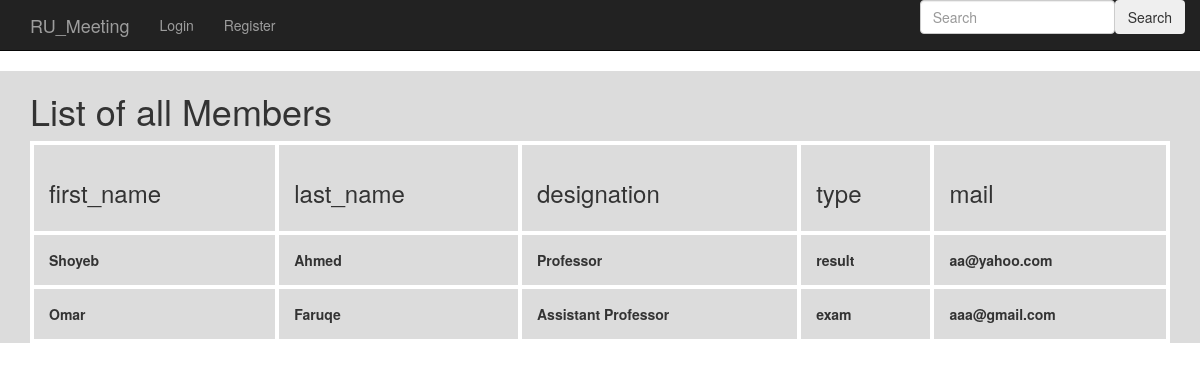
The app's page /meeting_app/member_list/, older data.
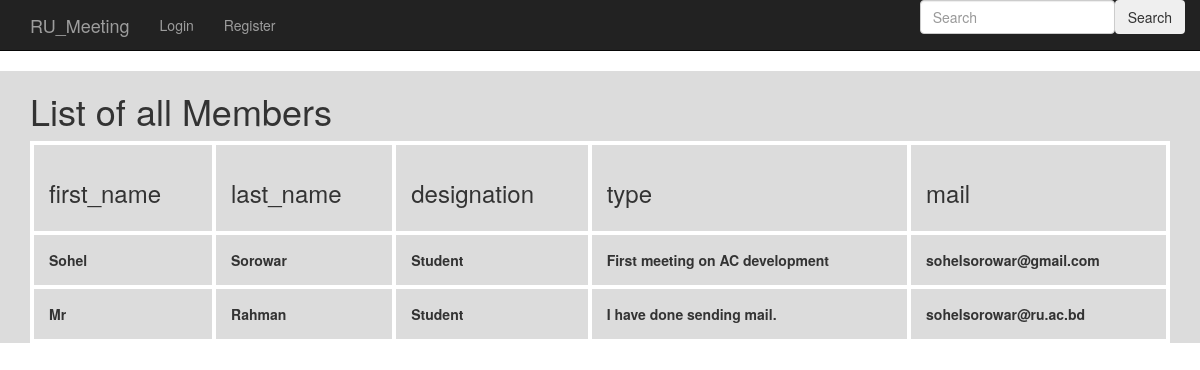
The same page, newer data.
### meeting_app/models.py (models this page shows, shortened)
class Committee_Member(models.Model):
    first_name = models.CharField(max_length=50,blank=False)
    last_name = models.CharField(max_length=50,blank=False)
    designation = models.CharField(max_length=50,blank=False)
    member_type = models.ForeignKey(Create_Meeting,related_name='committee_members')
    email = models.EmailField(max_length=70,blank=False)

class Create_Meeting(models.Model):
    meeting_id = models.AutoField(primary_key=True)
    meeting_name= models.CharField(max_length=256, choices=CHOICES, default='General Meeting')
    meeting_sub= models.CharField(max_length=256)
    meeting_text= models.TextField(max_length=500)
    date = models.DateField(default=datetime.now)
    def __str__(self):
        return self.meeting_sub

### meeting_app/views.py (the view)
class Committee_MemberListView(ListView):
    context_object_name = 'committee_members'
    model = models.Committee_Member

### templates/meeting_app/committee_member_list.html (shortened to what this page needs)
{% extends 'meeting_app/base.html' %}
{% block body_block %}
<div class="mask rgba-gradient align-items-center" style=" background-color:#DCDCDC;">
<div class="container" >
<div class="jumbtron">
<h1>List of all Members</h1>
  <table style="width:100%">
  <tr>
    <th> <h3>first_name</h3>  </th>
    <th><h3>last_name</h3>  </th>
    <th><h3>designation</h3>  </th>
    <th><h3>type</h3>  </th>
    <th><h3>mail</h3>  </th>
  </tr>
  {% for committee_member in committee_members %}
  <tr>
    <th> {{ committee_member.first_name }}</th>
    <th> {{ committee_member.last_name }}</th>
    <th> {{ committee_member.designation }}</th>
    <th> {{ committee_member.member_type }}</th>
    <th> {{ committee_member.email }}</th>
  </tr>
  {% endfor %}
  </table>
</div>
</div>
</div>
{% endblock %}

### templates/meeting_app/base.html (shortened to what this page needs)
<!DOCTYPE html>
<html lang="en" dir="ltr">
  <head>
     <link rel="stylesheet" href="https://maxcdn.bootstrapcdn.com/bootstrap/3.3.7/css/bootstrap.min.css">
  </head>
  <body >
  <nav class='navbar navbar-inverse navbar-static-top'>
      <div class="container">
        <ul class="nav navbar-nav">
        <li><a class=" navbar-brand " >RU_Meeting</a></li>
          {% if user.is_authenticated %}
          <li><a class=" navbar-link " href="{% url 'index' %}">Home</a></li>
          <li><a class=" navbar-link " href="{% url 'admin:index' %}">Admin</a></li>
          <li><a class=" navbar-link " href="{% url 'meeting_app:create_meeting' %}">Create_Meeting</a></li>
          <li><a class=" navbar-link " href="{% url 'meeting_app:list' %}">Meeting_List</a></li>
          <li><a class=" navbar-link " href="{% url 'meeting_app:member_list' %}">Members</a></li>
          <li><a class=" navbar-link " href="{% url 'meeting_app:resulaton_list' %}">Resulation</a></li>
          <li><a class='navbar-link' href="{% url 'logout' %}">Logout</a></li>
          <li><a class='navbar-link' >User : {{ user.username }}</a></li>
          {% else %}
            <li><a class='navbar-link' href="{% url 'meeting_app:user_login' %}">Login</a></li>
            <li><a class=" navbar-link " href="{% url 'meeting_app:register' %}">Register</a></li>
          {% endif %}
        </ul>
                <ul class="nav navbar-nav navbar-right">
                         <li><input class="form-control mr-sm-2" type="text"  placeholder="Search"> </li>
                         <li> <button class="btn btn-#DCDCDC" type="submit" >Search</button> </li>
                </ul>
      </div>
    </nav>
    {% block body_block %}
    {% endblock %}
  </body>
</html>

### templates/meeting_app/committee_member_list.html (style rules this page uses)
table, th, td { border: 4px solid white; border-collapse: collapse; }
th, td { padding: 15px; }

Row changes from the older to the newer data that the page shows:
removed Committee_Member: first_name "Shoyeb", last_name "Ahmed", designation "Professor", member_type "result", email "aa@yahoo.com"
removed Committee_Member: first_name "Omar", last_name "Faruqe", designation "Assistant Professor", member_type "exam", email "aaa@gmail.com"
added Committee_Member: first_name "Sohel", last_name "Sorowar", designation "Student", member_type "First meeting on AC development", email "sohelsorowar@gmail.com"
added Committee_Member: first_name "Mr", last_name "Rahman", designation "Student", member_type "I have done sending mail.", email "sohelsorowar@ru.ac.bd"
